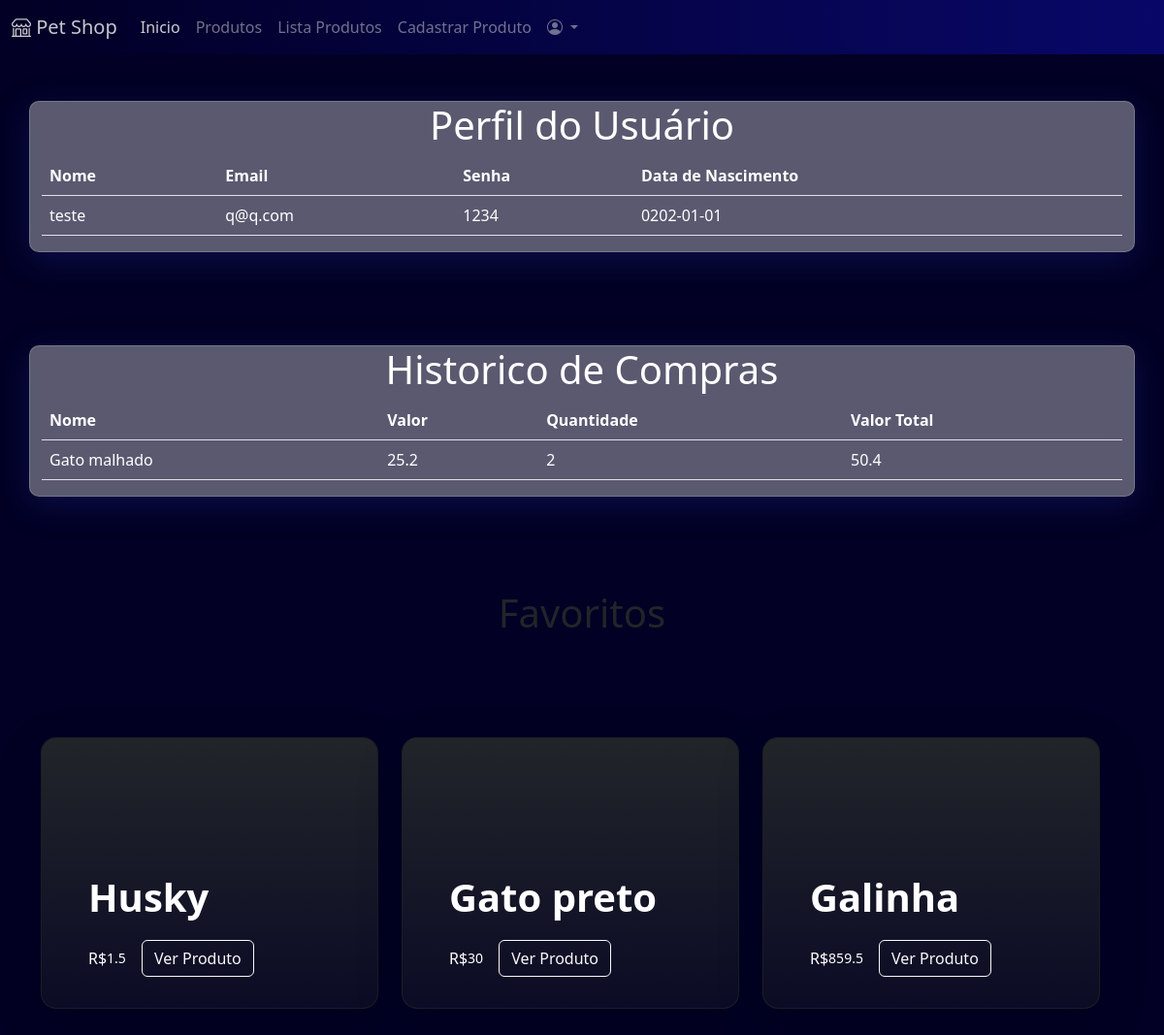
The page /usuarios/perfil.php (signed in) on the database its author committed.
### tables this page shows
CREATE TABLE usuarios(
id INTEGER PRIMARY KEY AUTOINCREMENT,
nome TEXT,
email TEXT,
data_nascimento TEXT,
senha TEXT
, foto TEXT);

CREATE TABLE produtos(
id INTEGER PRIMARY KEY AUTOINCREMENT,
nome TEXT,
tipo TEXT,
descricao TEXT,
preco REAL,
quantidade INTEGER,
imagem TEXT
);

CREATE TABLE compra(
id INTEGER PRIMARY KEY AUTOINCREMENT,
id_usuario INTEGER,
id_produto INTEGER,
quantidade INTEGER,
valorTotal REAL,
FOREIGN KEY(id_usuario) REFERENCES usuarios(id),
FOREIGN KEY(id_produto) REFERENCES produtos(id)
);

### usuarios/perfil.php (the view, shortened to what this page needs)
<?php
include "../configuracao/conexao.php";
$DadosUser = "SELECT * FROM usuarios WHERE
email = '" . $_SESSION['usuario'] . "'";
$consulta = $db->query($DadosUser);
include "../componentes/header.php";
?>
<section class="py-5">
    <div class="container efeito-vidro">
        <div class="row">
            <div class="col-12">
                <h1 class="text-center">
                    Perfil do Usuário
                </h1>
            </div>
        </div>
        <div class="row">
            <div class="col-12">
                <table class="table text-white">
                    <thead>
                        <tr>
                            <th scope="col">Nome</th>
                            <th scope="col">Email</th>
                            <th scope="col">Senha</th>
                            <th scope="col">Data de Nascimento</th>
                        </tr>
                    </thead>
                    <tbody>
                        <?php while ($linha = $consulta->fetchArray()) { ?>
                            <tr>
                                <?php $id = $linha["id"]; ?>
                                <td><?php echo $linha["nome"]; ?></td>
                                <td><?php echo $linha["email"]; ?></td>
                                <td><?php echo $linha["senha"]; ?></td>
                                <td><?php echo $linha["data_nascimento"];
                                    ?></td>
                            </tr>
                        <?php } ?>
                    </tbody>
                </table>
            </div>
        </div>
    </div>
</section>
<section class="py-5">
    <div class="container efeito-vidro">
        <div class="row">
            <div class="col-12">
                <h1 class="text-center">
                    Historico de Compras
                </h1>
            </div>
        </div>
        <div class="row">
            <div class="col-12">
                <table class="table text-white">
                    <thead>
                        <tr>
                            <th scope="col">Nome</th>
                            <th scope="col">Valor</th>
                            <th scope="col">Quantidade</th>
                            <th scope="col">Valor Total</th>
                        </tr>
                    </thead>
                    <tbody>
                        <?php
                        $historico = "SELECT * FROM compra WHERE
                           id_usuario = '" . $id . "'";
                        $consulta = $db->query($historico);
                        while ($linha = $consulta->fetchArray()) { ?>
                            <tr>
                                <?php
                                $produtos = "SELECT * FROM produtos WHERE
                                id = '" . $linha["id_produto"] . "'";
                                $consulta2 = $db->query($produtos);
                                while ($linha2 = $consulta2->fetchArray()) { ?>
                                    <td><?php echo $linha2["nome"]; ?></td>
                                    <td><?php echo $linha2["preco"]; ?></td>
                                    <td><?php echo $linha["quantidade"]; ?></td>
                                    <td><?php echo $linha["valorTotal"]; ?></td>
                                <?php } ?>
                            </tr>
                        <?php } ?>
                    </tbody>
                </table>
            </div>
        </div>
    </div>
</section>
<section class="py-5">
    <h1 class="text-center">
        Favoritos
    </h1>
    <div class="container">
        <div class="row">
            <?php
            $favoritos = "SELECT * FROM favoritos WHERE
            id_usuario = '" . $id . "'";
            $consulta = $db->query($favoritos);
            if ($consulta->fetchArray() > 0) {
            ?>
                <div class="row row-cols-1
                row-cols-lg-3 align-items-stretch g-4 py-5">
                    <?php
                    while ($linha = $consulta->fetchArray()) {
                        $produtos = "SELECT * FROM produtos WHERE
                    id = '" . $linha["id_produto"] . "'";
                        $consulta2 = $db->query($produtos);
                        while ($linha2 = $consulta2->fetchArray()) { ?>
                            <div class="col">
                                <div class="card card-cover h-100
                                 overflow-hidden text-bg-dark rounded-4 shadow-lg"
                                 style="background-image: url('<?php echo $linha2['imagem'];
                                  ?>'); background-size: cover;  background-position: center;">
                                    <div class="d-flex flex-column h-100 p-5 pb-3 text-white
                                     text-shadow-1 bg-gradiente">
                                        <h3 class="pt-5 mt-5 mb-4 display-6 lh-1 fw-bold">
                                            <?php
                                            echo $linha2["nome"];
                                            ?>
                                        </h3>
                                        <ul class="d-flex list-unstyled mt-auto">
                                            <li class="d-flex align-items-center me-3">
                                                R$
                                                <small>
                                                    <?php
                                                    echo $linha2["preco"];
                                                    ?>
                                                </small>
                                            </li>
                                            <li class="d-flex align-items-center">
                                                <a href="../produtos/item.php?u_id=<?php echo $linha2["id"]; ?>"
                                                 class="btn btn-outline-light">Ver Produto</a>
                                            </li>
                                        </ul>
                                    </div>
                                </div>
                            </div>
                    <?php }
                    } ?>
                </div>
            <?php } ?>
        </div>
    </div>
</section>
<?php
include "../componentes/footer.php";
?>

### componentes/estilo.css (style rules this page uses)
.bg-2 { background-color: #020024; }
.efeito-vidro { background: rgba(255, 255, 255, 0.35); box-shadow: 0 8px 32px 0 rgba(31, 38, 135, 0.37); backdrop-filter: blur(13.5px); -webkit-backdrop-filter: blur(13.5px); border-radius: 10px; border: 1px solid rgba(255, 255, 255, 0.18); color: #fff; }
.bg-gradiente { background-image: linear-gradient(to top, #020024b1, rgba(0,0,0,0)); }

### rows shown on the page
usuarios: nome "teste", email "q@q.com", senha "1234", data_nascimento "0202-01-01"
compra: quantidade "2", valorTotal "50.4"
produtos: nome "Gato malhado", preco "25.2"
produtos: nome "Husky", preco "1.5"
produtos: nome "Gato preto", preco "30"
produtos: nome "Galinha", preco "859.5"
